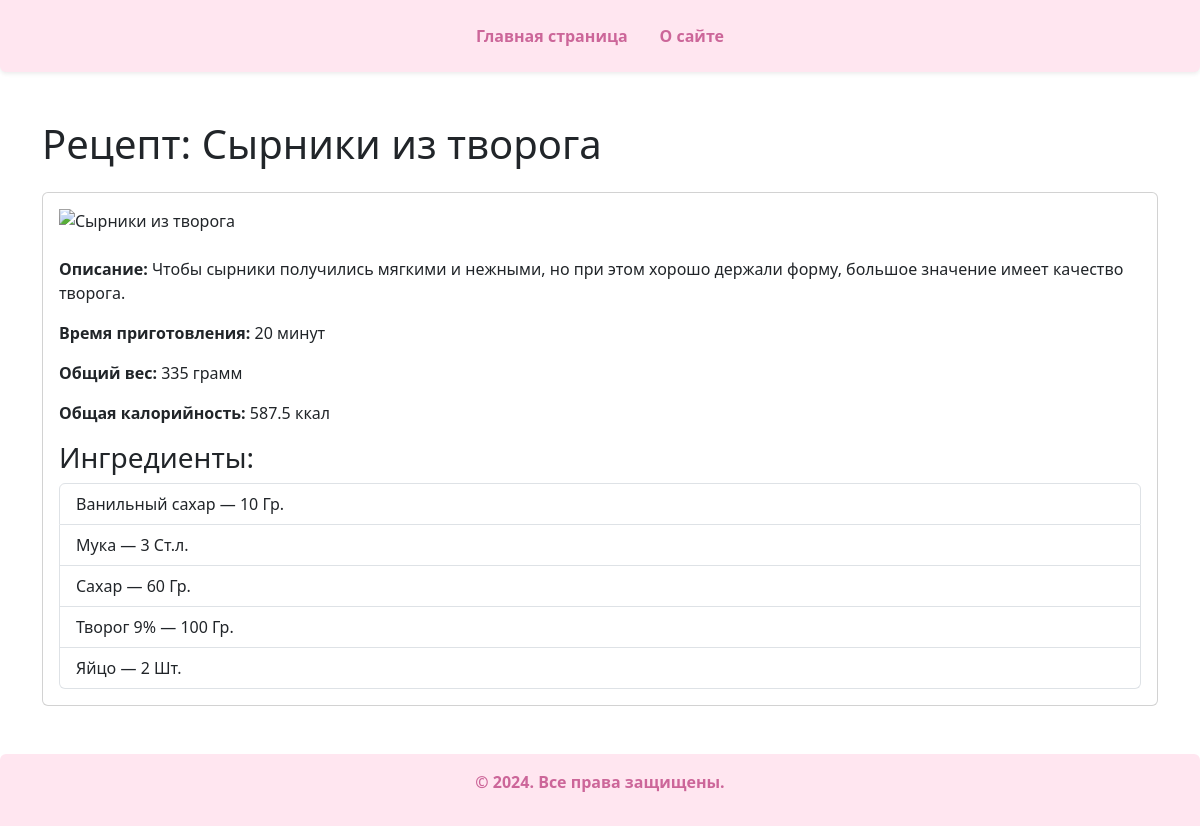
The app's page /recipe/2/ with its own data.
### recipe_catalog/models.py (models this page shows, shortened)
class Recipe(models.Model):
    PCS = "pcs"
    G = "g"
    ML = "ml"
    name = models.TextField(max_length=300, unique=True, verbose_name="Название блюда")
    description = models.TextField(default="", verbose_name="Описание")
    image = models.ImageField(upload_to="images/", default="images/default.jpg", verbose_name="Изображение")
    cooking_time = models.IntegerField(default=0, verbose_name="Время приготовления",
                                       help_text="Время приготовления в минутах",
                                       validators=[MinValueValidator(1, 'Conversion rate must be positive.')])
    ingredients = models.ManyToManyField(Ingredient, through="RecipeIngredient")
    author = models.ForeignKey(User, on_delete=models.CASCADE, related_name="recipes", verbose_name="Автор")
    def total_weight(self):
        total_weight = 0
        for ri in self.recipeingredient_set.all():
            if ri.unit and ri.unit.key == self.PCS:
                weight = ri.count * ri.weight_by_pcs
            elif ri.unit and ri.unit.key in [self.G, self.ML]:
                weight = ri.count
            elif ri.unit:
                conversion = VolumeUnitConversion.objects.filter(unit=ri.unit).first()
                weight = ri.count * (conversion.weight if conversion else 0)
            else:
                weight = ri.count
            total_weight += weight
        return total_weight
    def total_calories(self):
        total_calories = 0
        for ri in self.recipeingredient_set.all():
            if ri.unit and ri.unit.key == self.PCS:
                weight_in_grams = ri.count * (ri.weight_by_pcs or 0)
            elif ri.unit and ri.unit.key in [self.G, self.ML]:
                weight_in_grams = ri.count
            elif ri.unit:
                conversion = VolumeUnitConversion.objects.filter(unit=ri.unit).first()
                weight_in_grams = ri.count * (conversion.weight if conversion else 0)
            else:
                weight_in_grams = ri.count
            total_calories += (weight_in_grams / 100) * ri.ingredient.calories
        return round(total_calories, 2)

class Ingredient(models.Model):
    name = models.TextField(max_length=255, null=False, default="Ингредиент", unique=True, verbose_name="Название",
                            validators=[
                                RegexValidator(
                                    regex=r'^[A-Za-zА-Яа-яёЁ\s]+$',
                                    message='Name should be a string value.'
                                )
                            ]
                            )
    calories = models.IntegerField(
        default=0,
        help_text="Калорийность на 100 ед. изм.",
        verbose_name="Калорийность",
        validators=[MinValueValidator(1, 'Conversion rate must be positive.')]
    )

### recipe_catalog/views.py (the view)
# urls.py: path('recipe/<int:pk>/', detail, name='detail'),
def detail(request, pk):
    template_name = 'recipe_catalog/recipe.html'
    recipe = get_object_or_404(Recipe, pk=pk)
    ingredients = []
    for ri in recipe.recipeingredient_set.select_related('ingredient', 'unit').order_by('ingredient__name'):
        ingredient = ri.ingredient
        if ri.unit:
            unit_label = ri.unit.abbreviation or ri.unit.label
            unit = f"{ri.count} {unit_label}"
        else:
            unit = f"{ri.count} г"
        ingredients.append({
            'name': ingredient.name,
            'unit': unit,
        })
    context = {
        'title': recipe.name,
        'description': recipe.description,
        'cooking_time': recipe.cooking_time,
        'total_weight': recipe.total_weight(),
        'total_calories': recipe.total_calories(),
        'ingredients': ingredients,
        'image': recipe.image.url,
    }
    return render(request, template_name, context)

### templates/recipe_catalog/recipe.html
{% extends "base.html" %}
{% block content %}
<h1 class="mb-4">Рецепт: {{ title }}</h1>
<div class="card">
    <div class="card-body">
        {% if image %}
        <img src="{{ image }}" alt="{{ title }}" class="img-fluid mb-4" style="max-width: 100%; height: auto;">
        {% endif %}
        <p class="card-text"><strong>Описание:</strong> {{ description }}</p>
        <p><strong>Время приготовления:</strong> {{ cooking_time }} минут</p>
        <p><strong>Общий вес:</strong> {{ total_weight }} грамм</p>
        <p><strong>Общая калорийность:</strong> {{ total_calories }} ккал</p>
        <h3>Ингредиенты:</h3>
        <ul class="list-group">
            {% for ingredient in ingredients %}
            <li class="list-group-item">{{ ingredient.name }} — {{ ingredient.unit }}</li>
            {% endfor %}
        </ul>
    </div>
</div>
{% endblock %}

### records on screen
Recipe: name "Сырники из творога", description "Чтобы сырники получились мягкими и нежными, но при этом хорошо держали форму, большое значение имеет качество творога."
Ingredient: name "Ванильный сахар"
Ingredient: name "Мука"
Ingredient: name "Сахар"
Ingredient: name "Творог 9%"
Ingredient: name "Яйцо"

### other values on screen
{{ cooking_time }} "20"
{{ total_weight }} "335"
{{ total_calories }} "587.5"
{{ ingredient.unit }} "10 Гр." "3 Ст.л." "60 Гр." "100 Гр." "2 Шт."
